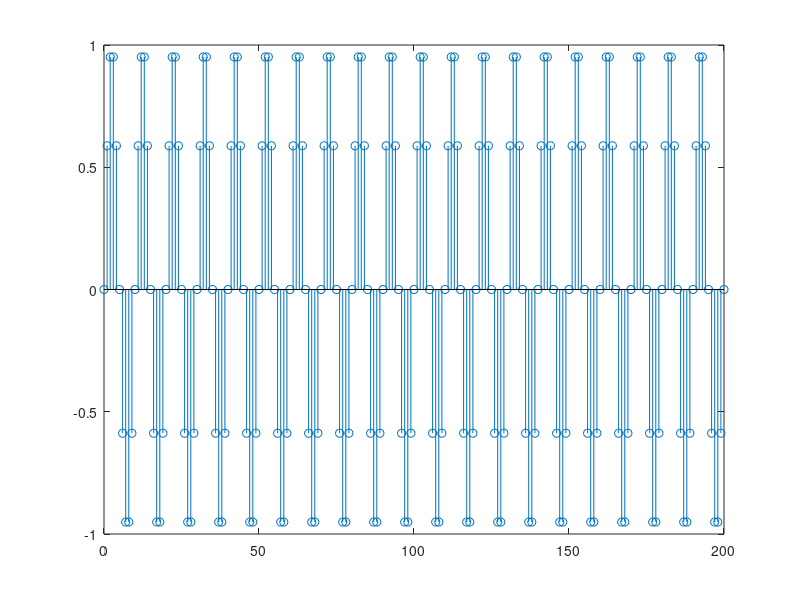
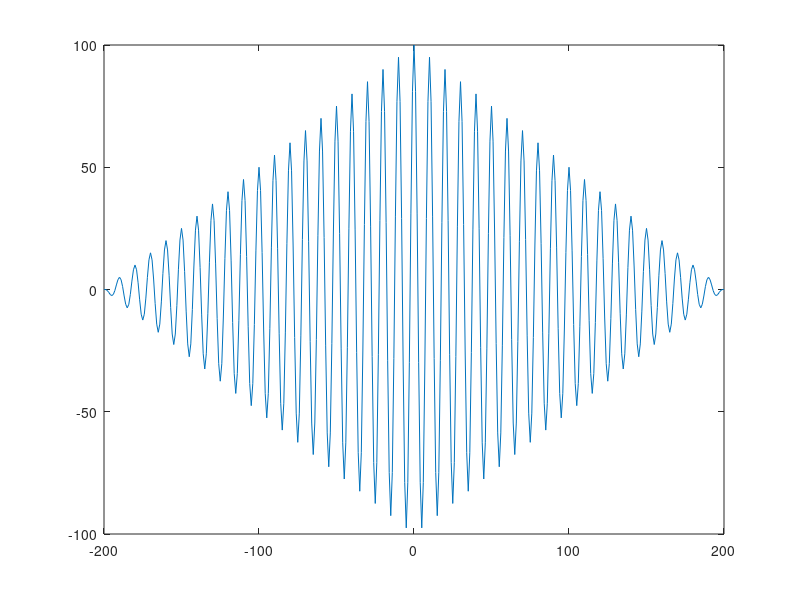

Recreate these plots in MATLAB, in order.
n = 0 : 200;
w = pi/5;
x = sin(n*w);
figure(1);
stem(n,x);
[rx,lags] = xcorr(x);
figure(2);
plot(lags,rx);
max(rx);
rx(201);

%{
cea mai buna corelatie se obtine bineinteles in rk[0], atunci cand cele
doua semnale nu sunt decalate, si coincid; asadar rk[0] va avea cea mai 
mare valoare, se va afla in pozitia L+1 in vectorul rx, in cazul meu,
rx(201) va conincide cu max(rx), se vor suprapune toate perioadele
sinusoidei (ex: n); 

se observa ca pe plotul lags cu vectorul estimarii corelatiei urmatoarele
puncte de maxim se afla simetric de o parte si de alta a lagului 0, la
distanta de 30. Asadar atunci cand deviez sinusoida cu un lag
egal cu perioada sa, in dreapta sau in stanga, este
acelasi lucru (+30, -30) se vor obtine valori mari si semnificative ale
corelatiei. Acest lucru este simplu de inteles, deoarece deviand cu
exactitate cu o perioada, semnalele vor deveni identice din nou, de data
aceasta suprapunandu-se un numar de n-1 perioade, cea decalata nu mai intra
in calculul corelatiei, produsul dintre punctele sale de sampling
si 0 fiind 0. Cu cat deviez mai mult, -60, -90, respectiv +60, +90, 
similitudinea intre cele doua semnale scade, deoarece acestea vor avea in 
comun din ce in ce mai putine perioade.

Punctele de minim(+15,-15) se datoreaza faptului ca maximului amplitudinii 
semnalului original ii va corespunde minimul amplitudinii semnalului 
decalat, ceea ce va duce la produse negative, insumate rezultand o valoare 
negativa si f mica. La fel ca in cazul maximelor, minimul creste din ce 
in ce mai mult, pe masura ce se deviaza cu multiplii ai lui 15, deoarece
deplasand semnalul, vor coincide mai putine sinusoide.
%}
